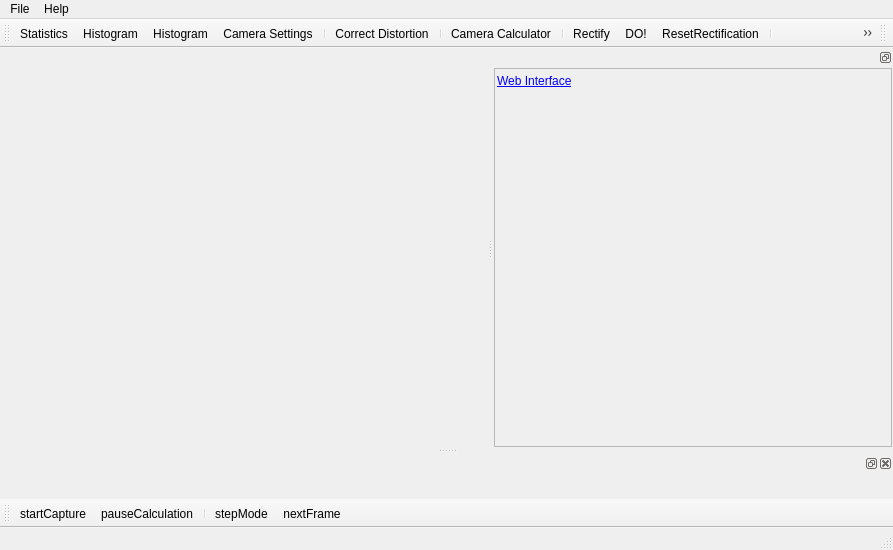
<?xml version="1.0" encoding="UTF-8"?>
<ui version="4.0">
 <class>MainWindow</class>
 <widget class="QMainWindow" name="MainWindow">
  <property name="geometry">
   <rect>
    <x>0</x>
    <y>0</y>
    <width>893</width>
    <height>550</height>
   </rect>
  </property>
  <property name="windowTitle">
   <string>MainWindow</string>
  </property>
  <property name="toolButtonStyle">
   <enum>Qt::ToolButtonIconOnly</enum>
  </property>
  <widget class="QWidget" name="centralWidget"/>
  <widget class="QMenuBar" name="menuBar">
   <property name="geometry">
    <rect>
     <x>0</x>
     <y>0</y>
     <width>893</width>
     <height>27</height>
    </rect>
   </property>
   <widget class="QMenu" name="menuFile">
    <property name="title">
     <string>File</string>
    </property>
    <addaction name="action_OpenInput"/>
    <addaction name="separator"/>
    <addaction name="actionSaveParameters"/>
    <addaction name="actionLoadParameters"/>
    <addaction name="separator"/>
    <addaction name="actionShowLog"/>
    <addaction name="separator"/>
    <addaction name="actionToggleAdvanced"/>
   </widget>
   <widget class="QMenu" name="menuHelp">
    <property name="title">
     <string>Help</string>
    </property>
    <addaction name="actionAbout"/>
    <addaction name="actionAbout_Qt"/>
   </widget>
   <addaction name="menuFile"/>
   <addaction name="menuHelp"/>
  </widget>
  <widget class="QStatusBar" name="statusBar"/>
  <widget class="QToolBar" name="toolBar">
   <property name="windowTitle">
    <string>toolBar</string>
   </property>
   <attribute name="toolBarArea">
    <enum>TopToolBarArea</enum>
   </attribute>
   <attribute name="toolBarBreak">
    <bool>false</bool>
   </attribute>
   <addaction name="actionStatistics"/>
   <addaction name="actionHistogram"/>
   <addaction name="action3DHistogram"/>
   <addaction name="actionCameraSettings"/>
   <addaction name="separator"/>
   <addaction name="actionCorrectDistortion"/>
   <addaction name="separator"/>
   <addaction name="actionCameraCalculator"/>
   <addaction name="separator"/>
   <addaction name="actionRectify"/>
   <addaction name="actionDO"/>
   <addaction name="actionResetRectification"/>
   <addaction name="separator"/>
   <addaction name="actionSaveParameters"/>
   <addaction name="actionLoadParameters"/>
   <addaction name="separator"/>
  </widget>
  <widget class="QDockWidget" name="dockWidget_4">
   <property name="sizePolicy">
    <sizepolicy hsizetype="MinimumExpanding" vsizetype="MinimumExpanding">
     <horstretch>0</horstretch>
     <verstretch>0</verstretch>
    </sizepolicy>
   </property>
   <property name="minimumSize">
    <size>
     <width>400</width>
     <height>117</height>
    </size>
   </property>
   <property name="features">
    <set>QDockWidget::DockWidgetFloatable|QDockWidget::DockWidgetMovable</set>
   </property>
   <attribute name="dockWidgetArea">
    <number>2</number>
   </attribute>
   <widget class="QWidget" name="dockWidgetContents_4">
    <property name="sizePolicy">
     <sizepolicy hsizetype="MinimumExpanding" vsizetype="MinimumExpanding">
      <horstretch>0</horstretch>
      <verstretch>0</verstretch>
     </sizepolicy>
    </property>
    <layout class="QVBoxLayout" name="verticalLayout_2">
     <property name="margin">
      <number>1</number>
     </property>
     <item>
      <widget class="QScrollArea" name="scrollArea">
       <property name="sizePolicy">
        <sizepolicy hsizetype="Minimum" vsizetype="MinimumExpanding">
         <horstretch>0</horstretch>
         <verstretch>0</verstretch>
        </sizepolicy>
       </property>
       <property name="widgetResizable">
        <bool>true</bool>
       </property>
       <widget class="QWidget" name="scrollAreaWidgetContents">
        <property name="geometry">
         <rect>
          <x>0</x>
          <y>0</y>
          <width>394</width>
          <height>345</height>
         </rect>
        </property>
        <property name="sizePolicy">
         <sizepolicy hsizetype="MinimumExpanding" vsizetype="MinimumExpanding">
          <horstretch>0</horstretch>
          <verstretch>0</verstretch>
         </sizepolicy>
        </property>
        <layout class="QVBoxLayout" name="verticalLayout_3">
         <property name="margin">
          <number>2</number>
         </property>
         <item>
          <widget class="QLabel" name="label">
           <property name="minimumSize">
            <size>
             <width>0</width>
             <height>20</height>
            </size>
           </property>
           <property name="text">
            <string>&lt;!DOCTYPE HTML PUBLIC &quot;-//W3C//DTD HTML 4.0//EN&quot; &quot;http://www.w3.org/TR/REC-html40/strict.dtd&quot;&gt;
&lt;html&gt;&lt;head&gt;&lt;meta name=&quot;qrichtext&quot; content=&quot;1&quot; /&gt;&lt;style type=&quot;text/css&quot;&gt;
p, li { white-space: pre-wrap; }
&lt;/style&gt;&lt;/head&gt;&lt;body style=&quot; font-family:'Ubuntu'; font-size:9pt; font-weight:400; font-style:normal;&quot;&gt;
&lt;table style=&quot;-qt-table-type: root; margin-top:4px; margin-bottom:4px; margin-left:4px; margin-right:4px;&quot;&gt;
&lt;tr&gt;
&lt;td style=&quot;border: none;&quot;&gt;
&lt;p style=&quot; margin-top:0px; margin-bottom:0px; margin-left:0px; margin-right:0px; -qt-block-indent:0; text-indent:0px;&quot;&gt;&lt;a href=&quot;http://localhost:6781&quot;&gt;&lt;span style=&quot; text-decoration: underline; color:#0000ff;&quot;&gt;Web Interface&lt;/span&gt;&lt;/a&gt;&lt;/p&gt;&lt;/td&gt;&lt;/tr&gt;&lt;/table&gt;&lt;/body&gt;&lt;/html&gt;</string>
           </property>
          </widget>
         </item>
         <item>
          <widget class="QWidget" name="widget" native="true">
           <property name="sizePolicy">
            <sizepolicy hsizetype="MinimumExpanding" vsizetype="MinimumExpanding">
             <horstretch>0</horstretch>
             <verstretch>0</verstretch>
            </sizepolicy>
           </property>
           <property name="minimumSize">
            <size>
             <width>280</width>
             <height>0</height>
            </size>
           </property>
           <property name="baseSize">
            <size>
             <width>280</width>
             <height>0</height>
            </size>
           </property>
          </widget>
         </item>
         <item>
          <spacer name="verticalSpacer">
           <property name="orientation">
            <enum>Qt::Vertical</enum>
           </property>
           <property name="sizeHint" stdset="0">
            <size>
             <width>20</width>
             <height>0</height>
            </size>
           </property>
          </spacer>
         </item>
        </layout>
       </widget>
      </widget>
     </item>
    </layout>
   </widget>
  </widget>
  <widget class="QToolBar" name="toolBar_2">
   <property name="windowTitle">
    <string>toolBar_2</string>
   </property>
   <attribute name="toolBarArea">
    <enum>TopToolBarArea</enum>
   </attribute>
   <attribute name="toolBarBreak">
    <bool>false</bool>
   </attribute>
  </widget>
  <widget class="QToolBar" name="toolBar_3">
   <property name="windowTitle">
    <string>toolBar_3</string>
   </property>
   <property name="iconSize">
    <size>
     <width>24</width>
     <height>24</height>
    </size>
   </property>
   <attribute name="toolBarArea">
    <enum>BottomToolBarArea</enum>
   </attribute>
   <attribute name="toolBarBreak">
    <bool>false</bool>
   </attribute>
   <addaction name="actionStartCapture"/>
   <addaction name="actionPauseCalculation"/>
   <addaction name="separator"/>
   <addaction name="actionStepMode"/>
   <addaction name="actionNextFrame"/>
  </widget>
  <widget class="QDockWidget" name="loggingDockWidget">
   <property name="minimumSize">
    <size>
     <width>112</width>
     <height>45</height>
    </size>
   </property>
   <attribute name="dockWidgetArea">
    <number>8</number>
   </attribute>
   <widget class="QWidget" name="dockWidgetContents">
    <layout class="QGridLayout" name="gridLayout">
     <property name="leftMargin">
      <number>3</number>
     </property>
     <property name="topMargin">
      <number>0</number>
     </property>
     <property name="rightMargin">
      <number>3</number>
     </property>
     <property name="bottomMargin">
      <number>3</number>
     </property>
     <property name="spacing">
      <number>3</number>
     </property>
     <item row="0" column="0">
      <widget class="LoggerWidget" name="loggingWidget" native="true"/>
     </item>
    </layout>
   </widget>
  </widget>
  <action name="actionStatistics">
   <property name="icon">
    <iconset resource="../../../../resources/main.qrc">
     <normaloff>:/new/prefix1/monitor.png</normaloff>:/new/prefix1/monitor.png</iconset>
   </property>
   <property name="text">
    <string>Statistics</string>
   </property>
   <property name="toolTip">
    <string>Show statistics</string>
   </property>
  </action>
  <action name="actionHistogram">
   <property name="icon">
    <iconset resource="../../../../resources/main.qrc">
     <normaloff>:/new/prefix1/chart_bar.png</normaloff>:/new/prefix1/chart_bar.png</iconset>
   </property>
   <property name="text">
    <string>Histogram</string>
   </property>
   <property name="toolTip">
    <string>Show histogram</string>
   </property>
  </action>
  <action name="actionCameraSettings">
   <property name="icon">
    <iconset resource="../../../../resources/main.qrc">
     <normaloff>:/new/prefix1/cctv_camera.png</normaloff>:/new/prefix1/cctv_camera.png</iconset>
   </property>
   <property name="text">
    <string>Camera Settings</string>
   </property>
   <property name="toolTip">
    <string>Show camera settings</string>
   </property>
  </action>
  <action name="actionRectify">
   <property name="icon">
    <iconset resource="../../../../resources/main.qrc">
     <normaloff>:/new/prefix1/georectify.png</normaloff>:/new/prefix1/georectify.png</iconset>
   </property>
   <property name="text">
    <string>Rectify</string>
   </property>
   <property name="toolTip">
    <string>Rectify</string>
   </property>
  </action>
  <action name="actionDO">
   <property name="icon">
    <iconset resource="../../../../resources/main.qrc">
     <normaloff>:/new/prefix1/lightning.png</normaloff>:/new/prefix1/lightning.png</iconset>
   </property>
   <property name="text">
    <string>DO!</string>
   </property>
   <property name="toolTip">
    <string>Do Rectify now!</string>
   </property>
  </action>
  <action name="actionSaveParameters">
   <property name="icon">
    <iconset resource="../../../../resources/main.qrc">
     <normaloff>:/new/prefix1/install.png</normaloff>:/new/prefix1/install.png</iconset>
   </property>
   <property name="text">
    <string>Save parameters</string>
   </property>
   <property name="toolTip">
    <string>Save parameters</string>
   </property>
  </action>
  <action name="actionLoadParameters">
   <property name="icon">
    <iconset resource="../../../../resources/main.qrc">
     <normaloff>:/new/prefix1/remove.png</normaloff>:/new/prefix1/remove.png</iconset>
   </property>
   <property name="text">
    <string>Load parameters</string>
   </property>
   <property name="toolTip">
    <string>Load parameters</string>
   </property>
  </action>
  <action name="actionAbout">
   <property name="text">
    <string>About</string>
   </property>
  </action>
  <action name="actionAbout_Qt">
   <property name="text">
    <string>About Qt</string>
   </property>
  </action>
  <action name="action_OpenInput">
   <property name="icon">
    <iconset resource="../../../../resources/main.qrc">
     <normaloff>:/new/prefix1/webcam_add.png</normaloff>:/new/prefix1/webcam_add.png</iconset>
   </property>
   <property name="text">
    <string>&amp;Open Input</string>
   </property>
   <property name="toolTip">
    <string>Open Input</string>
   </property>
  </action>
  <action name="actionStartCapture">
   <property name="icon">
    <iconset resource="../../../../resources/main.qrc">
     <normaloff>:/new/prefix1/play.png</normaloff>:/new/prefix1/play.png</iconset>
   </property>
   <property name="text">
    <string>startCapture</string>
   </property>
   <property name="toolTip">
    <string>Start capture</string>
   </property>
  </action>
  <action name="actionStepMode">
   <property name="checkable">
    <bool>true</bool>
   </property>
   <property name="icon">
    <iconset resource="../../../../resources/main.qrc">
     <normaloff>:/new/prefix1/forward_alt.png</normaloff>
     <normalon>:/new/prefix1/stop.png</normalon>:/new/prefix1/forward_alt.png</iconset>
   </property>
   <property name="text">
    <string>stepMode</string>
   </property>
  </action>
  <action name="actionNextFrame">
   <property name="icon">
    <iconset resource="../../../../resources/main.qrc">
     <normaloff>:/new/prefix1/refresh.png</normaloff>:/new/prefix1/refresh.png</iconset>
   </property>
   <property name="text">
    <string>nextFrame</string>
   </property>
   <property name="toolTip">
    <string>Next frame</string>
   </property>
  </action>
  <action name="actionPauseCalculation">
   <property name="checkable">
    <bool>true</bool>
   </property>
   <property name="icon">
    <iconset resource="../../../../resources/main.qrc">
     <normaloff>:/new/prefix1/pause.png</normaloff>:/new/prefix1/pause.png</iconset>
   </property>
   <property name="text">
    <string>pauseCalculation</string>
   </property>
   <property name="toolTip">
    <string>Pause calculation</string>
   </property>
  </action>
  <action name="actionCorrectDistortion">
   <property name="icon">
    <iconset resource="../../../../resources/main.qrc">
     <normaloff>:/new/prefix1/sphere.png</normaloff>:/new/prefix1/sphere.png</iconset>
   </property>
   <property name="text">
    <string>Correct Distortion</string>
   </property>
  </action>
  <action name="actionCameraCalculator">
   <property name="icon">
    <iconset resource="../../../../resources/main.qrc">
     <normaloff>:/new/prefix1/calculator.png</normaloff>:/new/prefix1/calculator.png</iconset>
   </property>
   <property name="text">
    <string>Camera Calculator</string>
   </property>
   <property name="toolTip">
    <string>Camera Parameters Calculator</string>
   </property>
  </action>
  <action name="actionShowLog">
   <property name="checkable">
    <bool>true</bool>
   </property>
   <property name="icon">
    <iconset resource="../../../../resources/main.qrc">
     <normaloff>:/new/prefix1/application_view_list.png</normaloff>:/new/prefix1/application_view_list.png</iconset>
   </property>
   <property name="text">
    <string>Show Log</string>
   </property>
   <property name="shortcut">
    <string>Alt+L</string>
   </property>
  </action>
  <action name="actionResetRectification">
   <property name="icon">
    <iconset resource="../../../../resources/main.qrc">
     <normaloff>:/new/prefix1/bullet_blue.png</normaloff>
     <normalon>:/new/prefix1/bullet_orange.png</normalon>:/new/prefix1/bullet_blue.png</iconset>
   </property>
   <property name="text">
    <string>ResetRectification</string>
   </property>
   <property name="toolTip">
    <string>This button resets rectification</string>
   </property>
  </action>
  <action name="action3DHistogram">
   <property name="icon">
    <iconset resource="../../../../resources/main.qrc">
     <normaloff>:/new/our/our/chart_bar3d.png</normaloff>:/new/our/our/chart_bar3d.png</iconset>
   </property>
   <property name="text">
    <string>Histogram</string>
   </property>
   <property name="toolTip">
    <string>Show 3D histogram</string>
   </property>
  </action>
  <action name="actionToggleAdvanced">
   <property name="checkable">
    <bool>true</bool>
   </property>
   <property name="icon">
    <iconset resource="../../../../resources/main.qrc">
     <normaloff>:/new/prefix1/advanced.png</normaloff>:/new/prefix1/advanced.png</iconset>
   </property>
   <property name="text">
    <string>Advanced Settings</string>
   </property>
   <property name="toolTip">
    <string>Advanced Settings</string>
   </property>
   <property name="shortcut">
    <string>Alt+A</string>
   </property>
  </action>
 </widget>
 <layoutdefault spacing="6" margin="11"/>
 <customwidgets>
  <customwidget>
   <class>LoggerWidget</class>
   <extends>QWidget</extends>
   <header>loggerWidget.h</header>
   <container>1</container>
  </customwidget>
 </customwidgets>
 <resources>
  <include location="../../../../resources/main.qrc"/>
 </resources>
 <connections/>
</ui>
